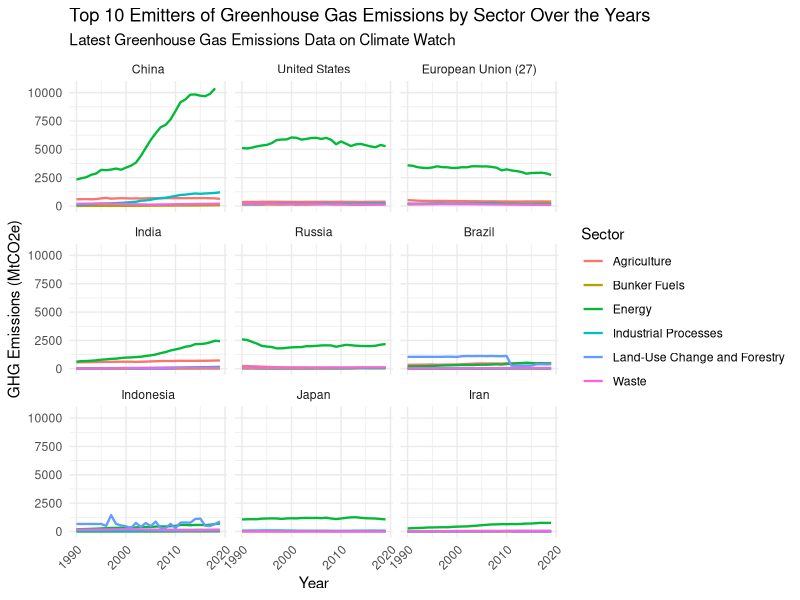

Write R code to recreate this figure.
## ---- chunk 1
# Do not change these settings!
knitr::opts_chunk$set(warning = FALSE, message = FALSE)
## ---- chunk 2
library(readr)
library(dplyr)
library(tidyr)
library(magrittr)
library(ggplot2)

ghg <- read_csv("historical_emissions.csv")

# Filter the observations of Top 9 GHG Emitters
ghg_top10 <- ghg %>% 
  filter(ISO %in% c("CHN", "USA", "IND", "EUU", "RUS", "JPN", "BRA", "IDN", "IRN"))

# Transform data from wide to long format.
ghg_top10 %<>% pivot_longer(cols = 7:36, 
             names_to = "Year", 
             values_to = "Amounts") 

# Amend the data type of Year column
ghg_top10$Year <- as.numeric(ghg_top10$Year)

# Compute total GHG emissions for each country to sort in descending order
ghg_totals <- ghg_top10 %>% group_by(Country) %>%
  summarise(total_emissions = sum(Amounts, na.rm = TRUE)) %>%
  arrange(desc(total_emissions))  

# Sort the country column based on total emissions
ghg_top10$Country <- factor(ghg_top10$Country, levels = ghg_totals$Country)

## ---- chunk 3

# Plot the GHG Emissions by sector of the top 9 GHG Emitters over years
plot <- ghg_top10 %>% 
  ggplot(aes(x = Year, y = Amounts, color = Sector)) +
  geom_line(size = 0.8) +  # Increase line size for better readability
  facet_wrap(~ Country, ncol = 3) +  # Facet by country 
  scale_y_continuous(limits = c(0,10500)) +
  theme_minimal() +
  theme(axis.text.x = element_text(angle = 45, hjust = 1),  # Rotate x-axis labels
        panel.grid.major = element_line(size = 0.5),  # Add gridlines for better readability
        legend.position = "right") +  # Keep the legend on the right
  labs(x = "Year", y = "GHG Emissions (MtCO2e)", 
       title = "Top 10 Emitters of Greenhouse Gas Emissions by Sector Over the Years", 
       subtitle = "Latest Greenhouse Gas Emissions Data on Climate Watch")

## ---- chunk 4
plot
